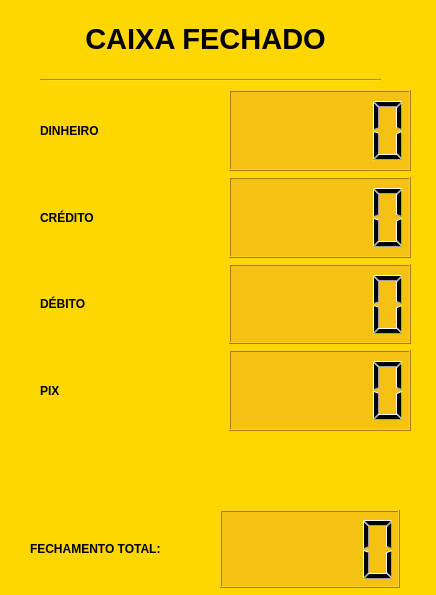
<?xml version="1.0" encoding="UTF-8"?>
<ui version="4.0">
 <class>slot_Fechar</class>
 <widget class="QDialog" name="slot_Fechar">
  <property name="geometry">
   <rect>
    <x>0</x>
    <y>0</y>
    <width>436</width>
    <height>595</height>
   </rect>
  </property>
  <property name="windowTitle">
   <string>Dialog</string>
  </property>
  <property name="styleSheet">
   <string notr="true">background: gold ;</string>
  </property>
  <widget class="QLabel" name="label">
   <property name="geometry">
    <rect>
     <x>60</x>
     <y>19</y>
     <width>291</width>
     <height>41</height>
    </rect>
   </property>
   <property name="font">
    <font>
     <pointsize>22</pointsize>
     <weight>75</weight>
     <bold>true</bold>
    </font>
   </property>
   <property name="text">
    <string>&lt;html&gt;&lt;head/&gt;&lt;body&gt;&lt;p align=&quot;center&quot;&gt;CAIXA FECHADO&lt;/p&gt;&lt;/body&gt;&lt;/html&gt;</string>
   </property>
  </widget>
  <widget class="Line" name="line">
   <property name="geometry">
    <rect>
     <x>40</x>
     <y>70</y>
     <width>341</width>
     <height>21</height>
    </rect>
   </property>
   <property name="orientation">
    <enum>Qt::Horizontal</enum>
   </property>
  </widget>
  <widget class="QWidget" name="layoutWidget">
   <property name="geometry">
    <rect>
     <x>40</x>
     <y>90</y>
     <width>371</width>
     <height>341</height>
    </rect>
   </property>
   <layout class="QVBoxLayout" name="verticalLayout">
    <item>
     <layout class="QHBoxLayout" name="horizontalLayout">
      <item>
       <widget class="QLabel" name="label_2">
        <property name="font">
         <font>
          <weight>75</weight>
          <bold>true</bold>
         </font>
        </property>
        <property name="text">
         <string>DINHEIRO</string>
        </property>
       </widget>
      </item>
      <item>
       <widget class="QLCDNumber" name="lcd_dinheiro">
        <property name="styleSheet">
         <string notr="true">background: rgb(245, 194, 17) ;</string>
        </property>
       </widget>
      </item>
     </layout>
    </item>
    <item>
     <layout class="QHBoxLayout" name="horizontalLayout_2">
      <item>
       <widget class="QLabel" name="label_3">
        <property name="font">
         <font>
          <weight>75</weight>
          <bold>true</bold>
         </font>
        </property>
        <property name="text">
         <string>CRÉDITO</string>
        </property>
       </widget>
      </item>
      <item>
       <widget class="QLCDNumber" name="lcd_credito">
        <property name="styleSheet">
         <string notr="true">background: rgb(245, 194, 17) ;
</string>
        </property>
       </widget>
      </item>
     </layout>
    </item>
    <item>
     <layout class="QHBoxLayout" name="horizontalLayout_3">
      <item>
       <widget class="QLabel" name="label_4">
        <property name="font">
         <font>
          <weight>75</weight>
          <bold>true</bold>
         </font>
        </property>
        <property name="text">
         <string>DÉBITO</string>
        </property>
       </widget>
      </item>
      <item>
       <widget class="QLCDNumber" name="lcd_debito">
        <property name="styleSheet">
         <string notr="true">background: rgb(245, 194, 17) ;</string>
        </property>
       </widget>
      </item>
     </layout>
    </item>
    <item>
     <layout class="QHBoxLayout" name="horizontalLayout_4">
      <item>
       <widget class="QLabel" name="label_5">
        <property name="font">
         <font>
          <weight>75</weight>
          <bold>true</bold>
         </font>
        </property>
        <property name="text">
         <string>PIX</string>
        </property>
       </widget>
      </item>
      <item>
       <widget class="QLCDNumber" name="lcd_pix">
        <property name="styleSheet">
         <string notr="true">background: rgb(245, 194, 17) ;</string>
        </property>
       </widget>
      </item>
     </layout>
    </item>
   </layout>
  </widget>
  <widget class="QLabel" name="label_6">
   <property name="geometry">
    <rect>
     <x>30</x>
     <y>510</y>
     <width>160</width>
     <height>78</height>
    </rect>
   </property>
   <property name="font">
    <font>
     <weight>75</weight>
     <bold>true</bold>
    </font>
   </property>
   <property name="text">
    <string>FECHAMENTO TOTAL:</string>
   </property>
  </widget>
  <widget class="QLCDNumber" name="lcdNumber">
   <property name="geometry">
    <rect>
     <x>220</x>
     <y>510</y>
     <width>180</width>
     <height>78</height>
    </rect>
   </property>
   <property name="styleSheet">
    <string notr="true">background: rgb(245, 194, 17) ;</string>
   </property>
  </widget>
 </widget>
 <resources/>
 <connections/>
</ui>
